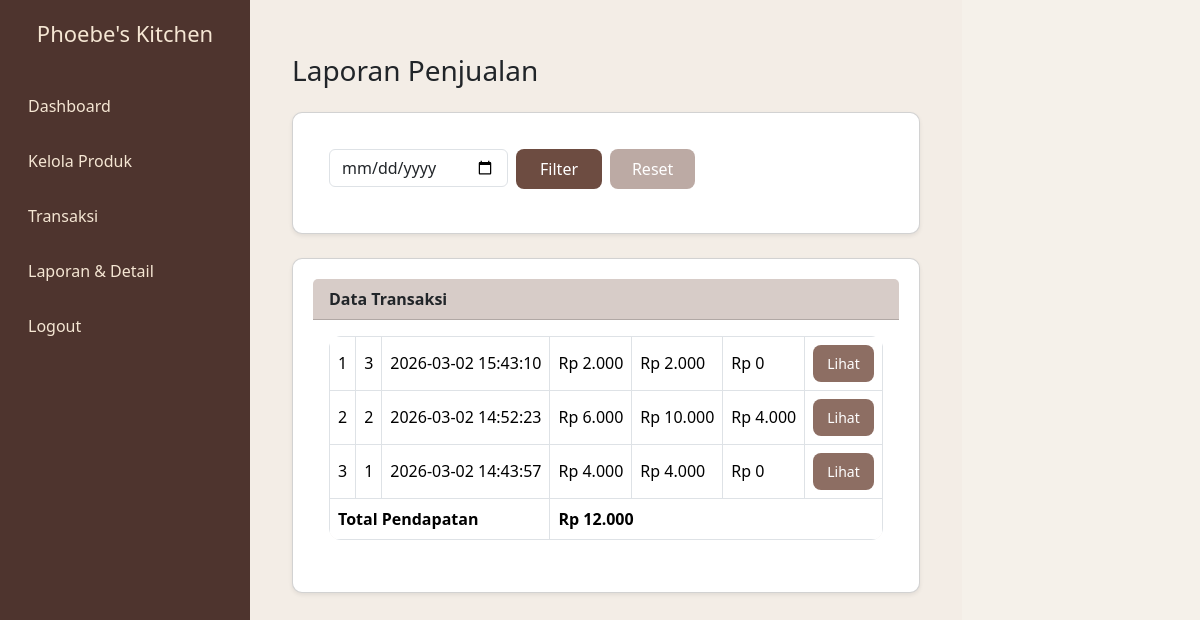
Screenshot of /src/laporan.php (signed in) with the database file from the repository.
### tables this page shows
CREATE TABLE `transaksi` (
  `id_transaksi` int(11) NOT NULL,
  `tanggal` datetime DEFAULT current_timestamp(),
  `total` int(11) NOT NULL,
  `bayar` int(11) NOT NULL,
  `kembalian` int(11) NOT NULL
);

### src/laporan.php (the view, shortened to what this page needs)
<?php
include 'koneksi.php';
$where = "";
$query = mysqli_query($conn, "SELECT * FROM transaksi $where ORDER BY tanggal DESC");
$total_pendapatan = 0;
$sum_query = mysqli_query($conn, "SELECT SUM(total) as total FROM transaksi $where");
$sum_data = mysqli_fetch_assoc($sum_query);
if ($sum_data['total'] != null) {
    $total_pendapatan = $sum_data['total'];
}
?>
<!DOCTYPE html>
<html>
<head>
    <link href="https://cdn.jsdelivr.net/npm/bootstrap@5.3.2/dist/css/bootstrap.min.css" rel="stylesheet">
    <link rel="stylesheet" href="assets/style.css">
</head>
<body>
<div class="wrapper">
<div class="sidebar">
    <h2>Phoebe's Kitchen</h2>
    <ul>
        <li><a href="dashboard.php">Dashboard</a></li>
        <li><a href="produk.php">Kelola Produk</a></li>
        <li><a href="transaksi.php">Transaksi</a></li>
        <li><a href="laporan.php">Laporan & Detail</a></li>
        <li><a href="logout.php">Logout</a></li>
    </ul>
</div>
<div class="main-content">
    <div class="container-fluid py-4">
        <h3 class="mb-4">Laporan Penjualan</h3>
        <div class="card mb-4 shadow-sm">
            <div class="card-body">
                <form method="GET">
                    <div class="row g-2">
                        <div class="col-md-4">
                            <input type="date" name="tanggal" class="form-control"
                                value="<?= isset($_GET['tanggal']) ? $_GET['tanggal'] : '' ?>">
                        </div>
                        <div class="col-md-2">
                            <button type="submit" class="btn btn-brown w-100">
                                Filter
                            </button>
                        </div>
                        <div class="col-md-2">
                            <a href="laporan.php" class="btn btn-reset w-100">
                                Reset
                            </a>
                        </div>
                    </div>
                </form>
            </div>
        </div>
        <div class="card shadow-sm">
            <div class="card-header">
                Data Transaksi
            </div>
            <div class="card-body table-responsive">
                <table class="table table-bordered table-hover align-middle">
                    <?php
                    $no = 1;
                    while ($row = mysqli_fetch_assoc($query)) {
                    ?>
                    <tr>
                        <td><?= $no++; ?></td>
                        <td><?= $row['id_transaksi']; ?></td>
                        <td><?= $row['tanggal']; ?></td>
                        <td>Rp <?= number_format($row['total'],0,',','.'); ?></td>
                        <td>Rp <?= number_format($row['bayar'],0,',','.'); ?></td>
                        <td>Rp <?= number_format($row['kembalian'],0,',','.'); ?></td>
                        <td>
                            <a href="detail_transaksi.php?id=<?= $row['id_transaksi']; ?>"
                               class="btn btn-detail btn-sm">
                               Lihat
                            </a>
                        </td>
                    </tr>
                    <?php } ?>
                    <tr class="total-row">
                        <th colspan="3">Total Pendapatan</th>
                        <th colspan="4">
                            Rp <?= number_format($total_pendapatan,0,',','.'); ?>
                        </th>
                    </tr>
                </table>
            </div>
        </div>
    </div>
</div>
</body>
</html>

### src/assets/style.css (style rules this page uses)
* { margin: 0; padding: 0; box-sizing: border-box; font-family: 'Segoe UI', sans-serif; }
body { background-color: #f5f1ea; display: flex; }
.sidebar { width: 240px; height: 100vh; background: #4e342e; color: #fff; padding: 30px 20px; position: fixed; }
.sidebar h2 { margin-bottom: 40px; font-size: 22px; text-align: center; color: #f5e6d3; }
.sidebar ul { list-style: none; }
.sidebar ul li { margin-bottom: 15px; }
.sidebar ul li a { text-decoration: none; color: #f5e6d3; padding: 10px 15px; display: block; border-radius: 8px; transition: 0.3s; }
.card { background: #fff; padding: 20px; border-radius: 15px; box-shadow: 0 8px 20px rgba(0,0,0,0.05); }
table { width: 100%; border-collapse: collapse; background: #fff; border-radius: 12px; overflow: hidden; }
table th { background: #d7ccc8; padding: 12px; text-align: left; }
table td { padding: 10px; border-bottom: 1px solid #eee; }
.btn { background: #6d4c41; color: white; padding: 8px 14px; border-radius: 8px; text-decoration: none; border: none; cursor: pointer; transition: 0.3s; }
input, select { padding: 8px; border-radius: 8px; border: 1px solid #ccc; width: 100%; margin-bottom: 10px; }
.wrapper { display: flex; min-height: 100vh; background-color: #f3ede6; }
.sidebar { width: 250px; background-color: #4e342e; color: white; padding: 20px; }
.sidebar ul { list-style: none; padding: 0; }
.sidebar ul li { margin: 15px 0; }
.sidebar ul li a { text-decoration: none; color: #f5e6d3; display: block; padding: 8px; border-radius: 5px; }
.main-content { flex: 1; padding: 30px; }
.card { border-radius: 10px; box-shadow: 0 4px 10px rgba(0,0,0,0.05); }
.card-header { background-color: #d7ccc8; font-weight: bold; }
.btn-brown { background-color: #6d4c41; color: white; }
.btn-reset { background-color: #bcaaa4; color: white; }
.btn-detail { background-color: #8d6e63; color: white; }
.total-row { background-color: #efebe9; font-weight: bold; }
.sidebar { width: 250px; height: 100vh; background-color: #4e342e; color: white; padding: 20px; position: fixed; top: 0; left: 0; }
.main-content { margin-left: 250px; padding: 30px; min-height: 100vh; background-color: #f3ede6; }

### rows the page displays
transaksi: id_transaksi "3", tanggal "2026-03-02 15:43:10", total "2.000", bayar "2.000", kembalian "0"
transaksi: id_transaksi "2", tanggal "2026-03-02 14:52:23", total "6.000", bayar "10.000", kembalian "4.000"
transaksi: id_transaksi "1", tanggal "2026-03-02 14:43:57", total "4.000", bayar "4.000", kembalian "0"

### other values shown
$total_pendapatan "12.000"
